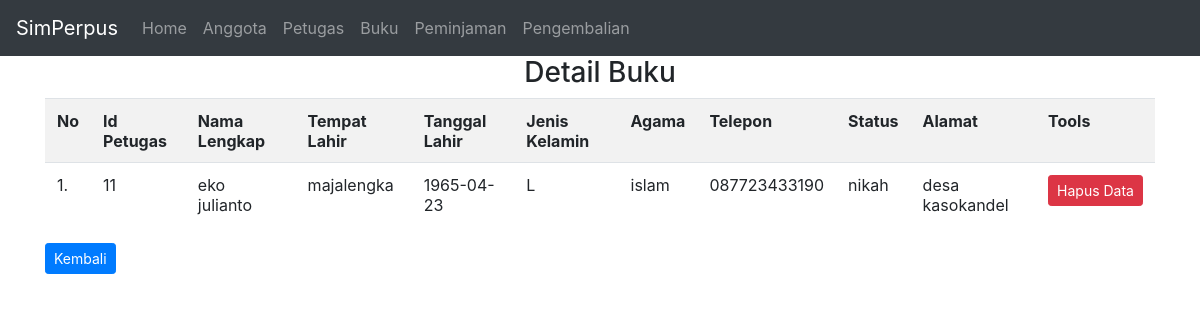
Page /detail_petugas.php?halaman=petugas_detail&id=11 on the committed database.
### tables this page shows
CREATE TABLE IF NOT EXISTS `petugas` (
  `id_petugas` int(15) NOT NULL AUTO_INCREMENT,
  `nama_pet` varchar(60) NOT NULL,
  `tempat_lahir` varchar(20) NOT NULL,
  `tanggal_lahir` date NOT NULL,
  `jenis_kelamin` varchar(15) NOT NULL,
  `agama` varchar(15) NOT NULL,
  `telepon` varchar(15) NOT NULL,
  `status` varchar(20) NOT NULL,
  `alamat` varchar(60) NOT NULL,
  PRIMARY KEY (`id_petugas`)
);

### detail_petugas.php (the view, shortened to what this page needs)
<?php
include("connection.php");
?>
<link rel="stylesheet" type="text/css" href="css/bootstrap.css">
<nav class="navbar navbar-expand-md bg-dark navbar-dark">
  <a class="navbar-brand" href="#">SimPerpus</a>
    <ul class="navbar-nav">
      <li class="nav-item">
        <a class="nav-link" href="index.php">Home</a>
      </li>
      <li class="nav-item">
        <a class="nav-link" href="tampil_data.php">Anggota</a>
      </li>
      <li class="nav-item">
        <a class="nav-link" href="tampil_petugas.php">Petugas</a>
      </li>
      <li class="nav-item">
        <a class="nav-link" href="tampil_buku.php">Buku</a>
      </li>
      <li class="nav-item">
        <a class="nav-link" href="tampil_pinjam.php">Peminjaman</a>
      </li>
      <li class="nav-item">
        <a class="nav-link" href="tampil_kembali.php">Pengembalian</a>
      </li>
    </ul>
</nav>
<div class="container">
<h3 align="center">Detail Buku</h3>
<div class="table-responsive">
<table class="table table-striped">
   <tr>
        <th scope="col">No</th>
        <th scope="col">Id Petugas</th>
        <th scope="col">Nama Lengkap</th>
        <th scope="col">Tempat Lahir</th>
        <th scope="col">Tanggal Lahir</th>
        <th scope="col">Jenis Kelamin</th>
        <th scope="col">Agama</th>
        <th scope="col">Telepon</th>
        <th scope="col">Status</th>
        <th scope="col">Alamat</th>
        <th scope="col">Tools</th>
      </tr>
    <tr>
<?php
    $no=1;
    $query=("SELECT * FROM petugas WHERE id_petugas='$_GET[id]'");
    $lihat = mysqli_query($con, $query) or die('Error, query failed. ' . mysqli_error());
    while($r=mysqli_fetch_array($lihat)){
?>
    <tr>
        <tr>
        <td><?php echo"$no.";?></td>
        <td><?php echo"$r[id_petugas]";?></td>
        <td><?php echo"$r[nama_pet]";?></td>
        <td><?php echo "$r[tempat_lahir]";?></td>
        <td><?php echo "$r[tanggal_lahir]";?></td>
        <td><?php echo "$r[jenis_kelamin]";?></td>
        <td><?php echo "$r[agama]";?></td>
        <td><?php echo "$r[telepon]";?></td>
        <td><?php echo "$r[status]";?></td>
        <td><?php echo "$r[alamat]";?></td>
        <td align="center">
            <a href="delete_petugas.php?halaman=petugas_delete&id_petugas=<?=$r['id_petugas'];?>" title="Hapus Data" class="btn btn-danger btn-sm">Hapus Data<span class="glyphicon glyphicon-trash" aria-hidden="true"></span></a>
        </td>
    </tr>
<?php
$no++;
} ?>
</tr>
</table>
</div>
<a href="tampil_petugas.php" class="btn btn-sm btn-primary">Kembali</a>

### rows in the picture
petugas: id_petugas "11", nama_pet "eko julianto", tempat_lahir "majalengka", tanggal_lahir "1965-04-23", jenis_kelamin "L", agama "islam", telepon "087723433190", status "nikah", alamat "desa kasokandel"
